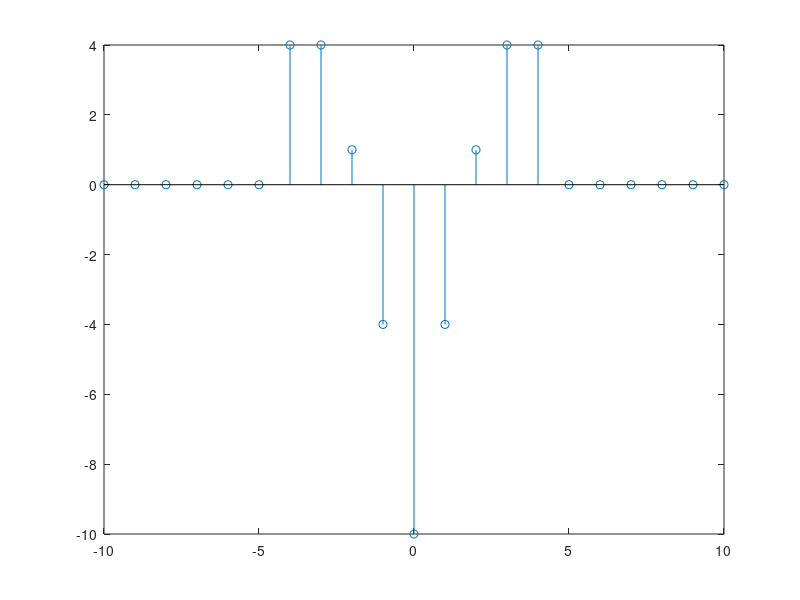

MATLAB code to generate this figure:
n = -5: 5;
y = [];
for i = n
    if i >= -2 && i <= 2
        temp = i;
        y = [y, temp];
    else
        y = [y, 0];
    end
end
stem([-10: 10], conv(y, y));